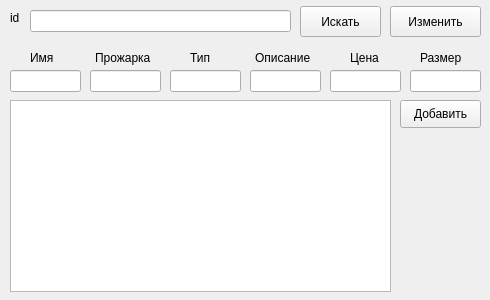
<?xml version="1.0" encoding="UTF-8"?>
<ui version="4.0">
 <class>Form</class>
 <widget class="QWidget" name="Form">
  <property name="geometry">
   <rect>
    <x>0</x>
    <y>0</y>
    <width>490</width>
    <height>300</height>
   </rect>
  </property>
  <property name="windowTitle">
   <string>Form</string>
  </property>
  <widget class="QTableWidget" name="tableWidget">
   <property name="geometry">
    <rect>
     <x>10</x>
     <y>100</y>
     <width>381</width>
     <height>192</height>
    </rect>
   </property>
  </widget>
  <widget class="QLabel" name="label">
   <property name="geometry">
    <rect>
     <x>10</x>
     <y>10</y>
     <width>16</width>
     <height>16</height>
    </rect>
   </property>
   <property name="text">
    <string>id</string>
   </property>
  </widget>
  <widget class="QLineEdit" name="lineEdit">
   <property name="geometry">
    <rect>
     <x>30</x>
     <y>10</y>
     <width>261</width>
     <height>22</height>
    </rect>
   </property>
  </widget>
  <widget class="QPushButton" name="pushButton">
   <property name="geometry">
    <rect>
     <x>300</x>
     <y>6</y>
     <width>81</width>
     <height>31</height>
    </rect>
   </property>
   <property name="text">
    <string>Искать</string>
   </property>
  </widget>
  <widget class="QLineEdit" name="lineEdit_2">
   <property name="geometry">
    <rect>
     <x>10</x>
     <y>70</y>
     <width>71</width>
     <height>22</height>
    </rect>
   </property>
  </widget>
  <widget class="QLineEdit" name="lineEdit_3">
   <property name="geometry">
    <rect>
     <x>90</x>
     <y>70</y>
     <width>71</width>
     <height>22</height>
    </rect>
   </property>
  </widget>
  <widget class="QLineEdit" name="lineEdit_4">
   <property name="geometry">
    <rect>
     <x>170</x>
     <y>70</y>
     <width>71</width>
     <height>22</height>
    </rect>
   </property>
  </widget>
  <widget class="QLineEdit" name="lineEdit_5">
   <property name="geometry">
    <rect>
     <x>250</x>
     <y>70</y>
     <width>71</width>
     <height>22</height>
    </rect>
   </property>
  </widget>
  <widget class="QLineEdit" name="lineEdit_6">
   <property name="geometry">
    <rect>
     <x>330</x>
     <y>70</y>
     <width>71</width>
     <height>22</height>
    </rect>
   </property>
  </widget>
  <widget class="QLineEdit" name="lineEdit_7">
   <property name="geometry">
    <rect>
     <x>410</x>
     <y>70</y>
     <width>71</width>
     <height>22</height>
    </rect>
   </property>
  </widget>
  <widget class="QLabel" name="label_2">
   <property name="geometry">
    <rect>
     <x>30</x>
     <y>50</y>
     <width>31</width>
     <height>16</height>
    </rect>
   </property>
   <property name="text">
    <string>Имя</string>
   </property>
  </widget>
  <widget class="QLabel" name="label_3">
   <property name="geometry">
    <rect>
     <x>95</x>
     <y>50</y>
     <width>61</width>
     <height>16</height>
    </rect>
   </property>
   <property name="text">
    <string>Прожарка</string>
   </property>
  </widget>
  <widget class="QLabel" name="label_4">
   <property name="geometry">
    <rect>
     <x>190</x>
     <y>50</y>
     <width>31</width>
     <height>16</height>
    </rect>
   </property>
   <property name="text">
    <string>Тип</string>
   </property>
  </widget>
  <widget class="QLabel" name="label_5">
   <property name="geometry">
    <rect>
     <x>255</x>
     <y>50</y>
     <width>61</width>
     <height>16</height>
    </rect>
   </property>
   <property name="text">
    <string>Описание</string>
   </property>
  </widget>
  <widget class="QLabel" name="label_6">
   <property name="geometry">
    <rect>
     <x>350</x>
     <y>50</y>
     <width>31</width>
     <height>16</height>
    </rect>
   </property>
   <property name="text">
    <string>Цена</string>
   </property>
  </widget>
  <widget class="QLabel" name="label_7">
   <property name="geometry">
    <rect>
     <x>420</x>
     <y>50</y>
     <width>51</width>
     <height>16</height>
    </rect>
   </property>
   <property name="text">
    <string>Размер</string>
   </property>
  </widget>
  <widget class="QPushButton" name="pushButton_2">
   <property name="geometry">
    <rect>
     <x>390</x>
     <y>6</y>
     <width>91</width>
     <height>31</height>
    </rect>
   </property>
   <property name="text">
    <string>Изменить</string>
   </property>
  </widget>
  <widget class="QPushButton" name="pushButton_3">
   <property name="geometry">
    <rect>
     <x>400</x>
     <y>100</y>
     <width>81</width>
     <height>28</height>
    </rect>
   </property>
   <property name="text">
    <string>Добавить</string>
   </property>
  </widget>
 </widget>
 <resources/>
 <connections/>
</ui>
